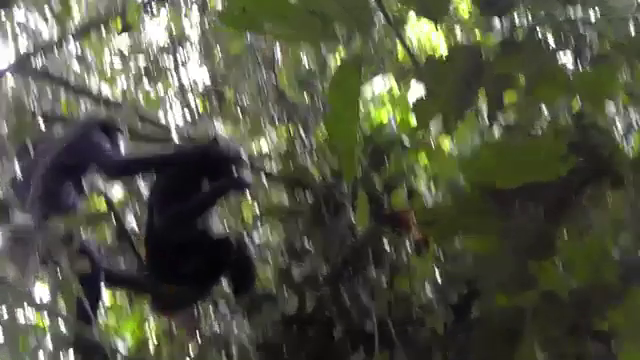
#> input picture frame 27 of shaky_vid_slow.mp4, 640 x 360 px
$ python CV_Homework_5.py
#> lines starting #> are read from the running program, lines starting #| are printed output that depends on the picture
import numpy as np
import cv2
import matplotlib.pyplot as plt
from scipy.optimize import minimize

## Global =================================

VIDEO_PATH = 'shaky_vid_Slow.mp4'
# The larger the more stable the video, but less reactive to sudden panning
SMOOTHING_RADIUS = 50
ZOOM_FACTOR = 1.3

## Function ===============================

def errSq(X, pts_old, pts_new):
    # Squarred sum of errors to minimize
    # Function is to be called by scipy.minimize
    T = X

    sq_sum = 0
    for pt1, pt2 in zip(pts_old, pts_new):
        sq_sum += (np.sum(np.abs(pt1[0] + T - pt2[0])))**2

    return sq_sum

def estimateTranslation(pts_old, pts_new):
    # Setup for scipy.minimize
    arguments = (pts_old, pts_new,)

    cons = ({'type': 'ineq',
       'fun': errSq,
       'args': arguments
       })

    # Find optimal translation
    result = minimize(errSq, [[0, 0]] ,method = 'SLSQP', args = arguments, constraints = cons)
    return result.x

def slightZoom(frame, zoom_factor):
  s = frame.shape
  T = cv2.getRotationMatrix2D((s[1]/2, s[0]/2), 0, zoom_factor)
  frame = cv2.warpAffine(frame, T, (s[1], s[0]))
  return frame

def avgMovement(curve, radius):
  window_size = 2 * radius + 1
  # New filter
  f = np.ones(window_size)/window_size
  # Add padding
  curve_pad = np.lib.pad(curve, (radius, radius), 'edge')
  curve_smoothed = np.convolve(curve_pad, f, mode='same')
  # Remove padding
  curve_smoothed = curve_smoothed[radius:-radius]

  return curve_smoothed

def smoothTraj(trajectory):
  smoothed_trajectory = np.copy(trajectory)
  # Filter the x, y and angle curves
  for i in range(2):
    smoothed_trajectory[:,i] = avgMovement(trajectory[:,i], radius=SMOOTHING_RADIUS)

  return smoothed_trajectory

def plotTrajectory(traj):
  X_pos = [pos[0] for pos in traj]
  Y_pos = [pos[1] for pos in traj]

  plt.plot(X_pos, Y_pos)
  plt.show()

## Main ===============================

def main():
  # Open video and get information
  cap = cv2.VideoCapture(VIDEO_PATH)
  n_frames = int(cap.get(cv2.CAP_PROP_FRAME_COUNT))
  w = int(cap.get(cv2.CAP_PROP_FRAME_WIDTH))
  h = int(cap.get(cv2.CAP_PROP_FRAME_HEIGHT))
  fps = cap.get(cv2.CAP_PROP_FPS)

  # Output video codec
  fourcc = cv2.VideoWriter_fourcc(*'MJPG')
  out = cv2.VideoWriter('video_out.avi', fourcc, fps, (2 * w, h))

  # Save first frame
  ret, prev = cap.read()
#> prev is the input picture: shape (360, 640, 3); mean B, G, R 66.5, 83.8, 81.7

  # Convert frame to grayscale
  prev_gray = cv2.cvtColor(prev, cv2.COLOR_BGR2GRAY)
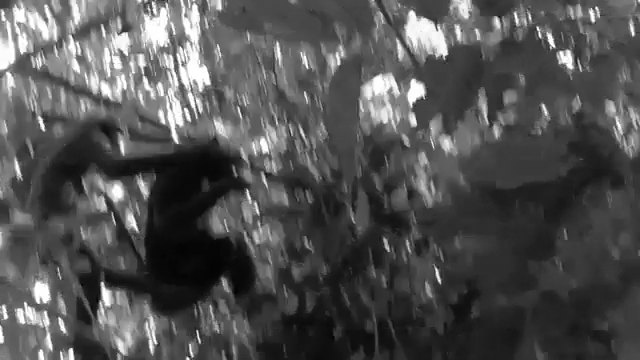
#> prev_gray: shape (360, 640); min 1, max 255, mean 81.1

  # Pre-define transformation-store array
  transforms = np.zeros((n_frames-1, 2), np.float32)

  for i in range(n_frames-2):
    # Detect feature points in previous frame
    prev_pts = cv2.goodFeaturesToTrack(prev_gray,
                                      maxCorners=200,
                                      qualityLevel=0.01,
                                      minDistance=30,
                                      blockSize=3)

    # Read next frame
    success, curr = cap.read()
    if not success:
      break

    # Convert to grayscale
    curr_gray = cv2.cvtColor(curr, cv2.COLOR_BGR2GRAY)

    # Calculate optical flow (i.e. track feature points)
    curr_pts, status, err = cv2.calcOpticalFlowPyrLK(prev_gray, curr_gray, prev_pts, None)

    # Sanity check
    assert prev_pts.shape == curr_pts.shape

    # Filter only valid points
    idx = np.where(status==1)[0]
    prev_pts = prev_pts[idx]
    curr_pts = curr_pts[idx]
    #pts struct : [[[ptx, pty]], [[ptx, pty]]]

    #Find transformation matrix
    T = estimateTranslation(prev_pts, curr_pts)

    # Store transformation
    transforms[i] = T

    # Move to next frame
    prev_gray = curr_gray

    print("Frame: " + str(i) +  "/" + str(n_frames) + " -  Tracked points : " + str(len(prev_pts)))
#> after the loop, transforms = 269 pairs, first value 0 to 0, second value 0 to 0

  # Compute trajectory using cumulative sum of transformations
  trajectory = np.cumsum(transforms, axis=0)

  # Create variable to store smoothed trajectory
  smoothed_trajectory = smoothTraj(trajectory)

  # Calculate difference in smoothed_trajectory and trajectory
  difference = smoothed_trajectory - trajectory

  # Calculate newer transformation array
  transforms_smooth = transforms + difference

  # Reset stream to first frame
  cap.set(cv2.CAP_PROP_POS_FRAMES, 0)

  # Write n_frames-1 transformed frames
  for i in range(n_frames-2):
    # Read next frame
    success, frame = cap.read()
    if not success:
      break

    # Extract transformations from the new transformation array
    dx = transforms_smooth[i,0]
    dy = transforms_smooth[i,1]

    # Reconstruct transformation matrix accordingly to new values
    m = np.zeros((2,3), np.float32)
    m[0,0] = 1
    m[0,1] = 0
    m[1,0] = 0
    m[1,1] = 1
    m[0,2] = dx
    m[1,2] = dy

    # Apply affine wrapping to the given frame
    frame_stabilized = cv2.warpAffine(frame, m, (w,h))

    # Fix border artifacts
    frame_stabilized = slightZoom(frame_stabilized, ZOOM_FACTOR)

    # Write the frame to the file
    frame_out = cv2.hconcat([frame, frame_stabilized])

    # If the image is too big, resize it.
    if(frame_out.shape[1] > 1920):
      frame_out = cv2.resize(frame_out, (frame_out.shape[1]/2, frame_out.shape[0]/2));

    cv2.imshow("Before and After", frame_out)
    cv2.waitKey(10)
    out.write(frame_out)

  plotTrajectory(trajectory)

  # Release video
  cap.release()
  out.release()
  # Close windows
  cv2.destroyAllWindows()

if __name__ == "__main__":
#> (the run stopped early here; a loop or call above may not have finished)

$ run again, starting later in the video
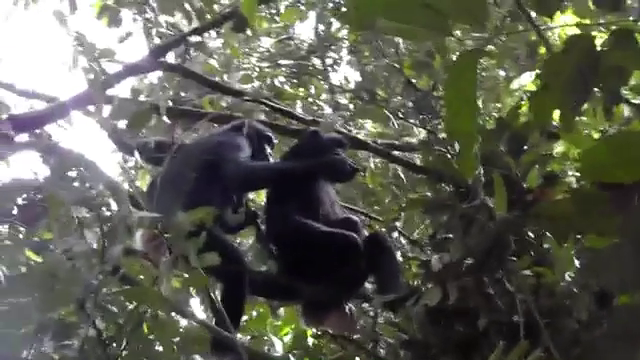
#> input picture frame 121 of shaky_vid_slow.mp4, 640 x 360 px
#> in main, prev is the input picture: shape (360, 640, 3); mean B, G, R 83.3, 93.9, 92.9
#> in main, `prev_gray = cv2.cvtColor(prev, cv2.COLOR_BGR2GRAY)`:
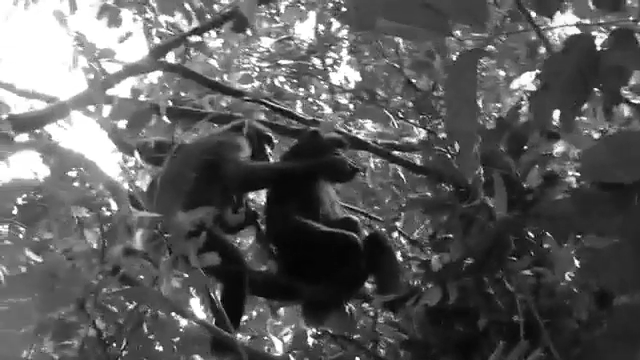
#> prev_gray: shape (360, 640); min 0, max 255, mean 92.4
#> after the loop in main, `for i in range(n_frames-2):`: transforms = 269 pairs, first value 0 to 0, second value 0 to 0

$ run again, starting later in the video
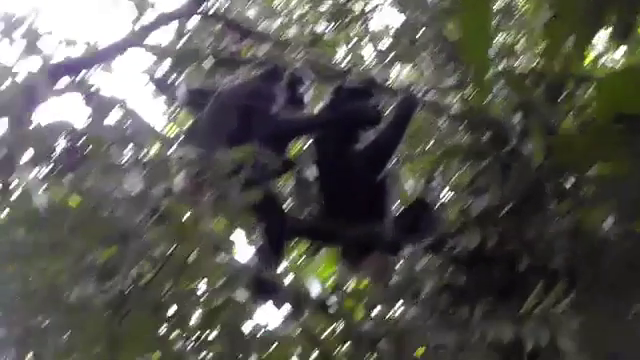
#> input picture frame 216 of shaky_vid_slow.mp4, 640 x 360 px
#> in main, prev is the input picture: shape (360, 640, 3); mean B, G, R 81.8, 87.4, 88.1
#> the loop in main, `for i in range(n_frames-2):` made 1 pass
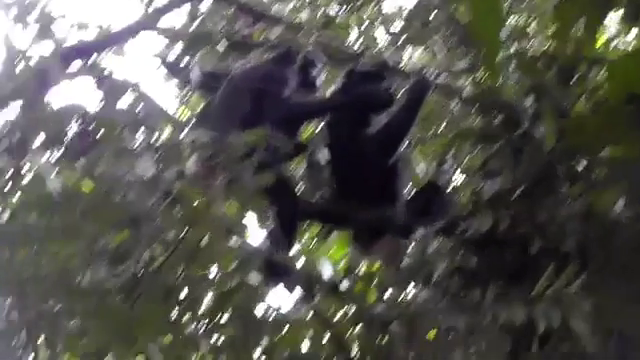
#> input picture frame 217 of shaky_vid_slow.mp4, 640 x 360 px
#> pass 1, in main, `curr_gray = cv2.cvtColor(curr, cv2.COLOR_BGR2GRAY)`:
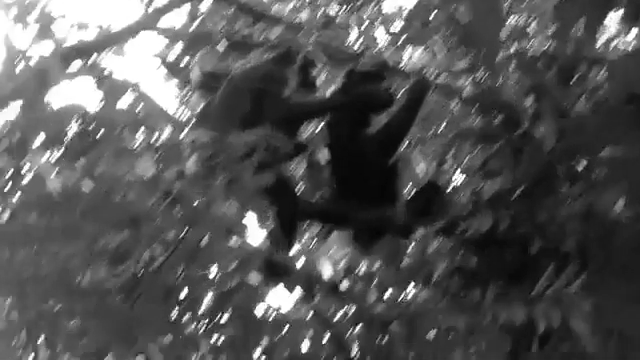
#> curr_gray: shape (360, 640); min 4, max 255, mean 84.8
#> in main, curr is the input picture: shape (360, 640, 3); mean B, G, R 79.8, 85.1, 86
#> after the loop in main, `for i in range(n_frames-2):`: transforms = 269 pairs, first value 0 to 0, second value 0 to 0
